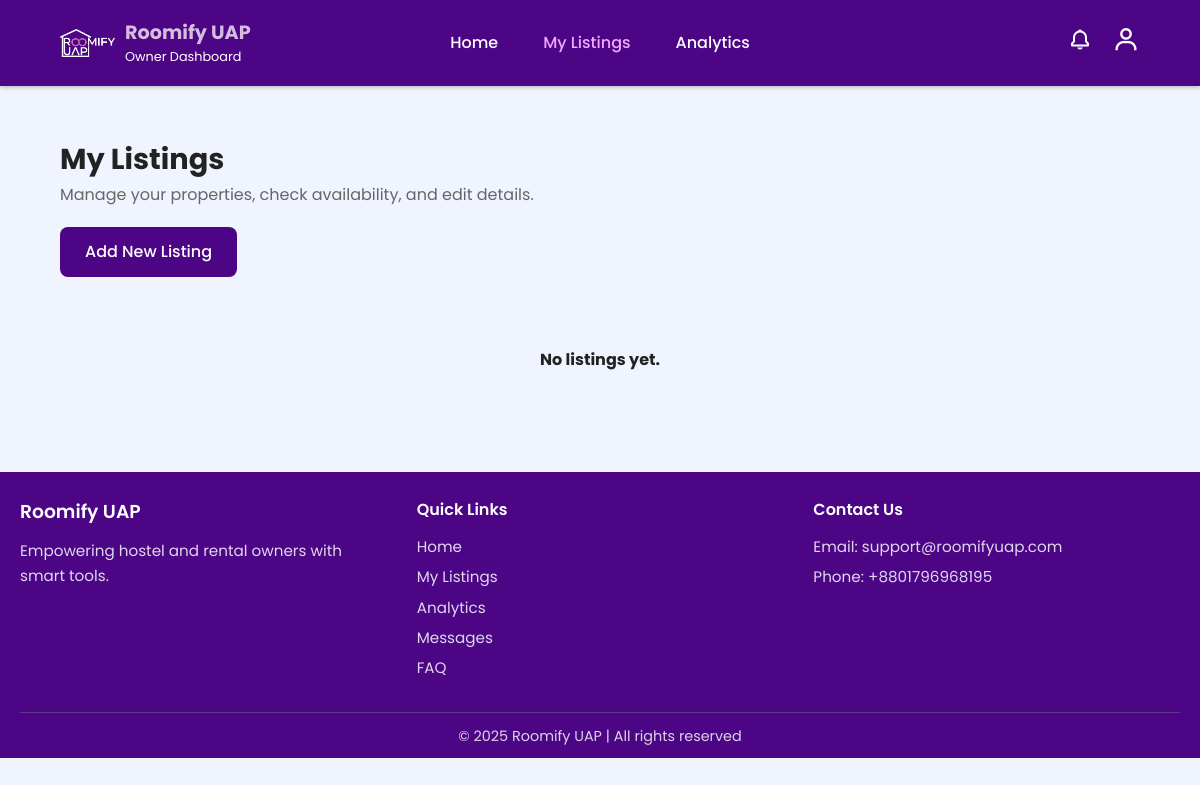
/dashboard/owner/listings/ (signed in), run on an earlier commit of the app's database.
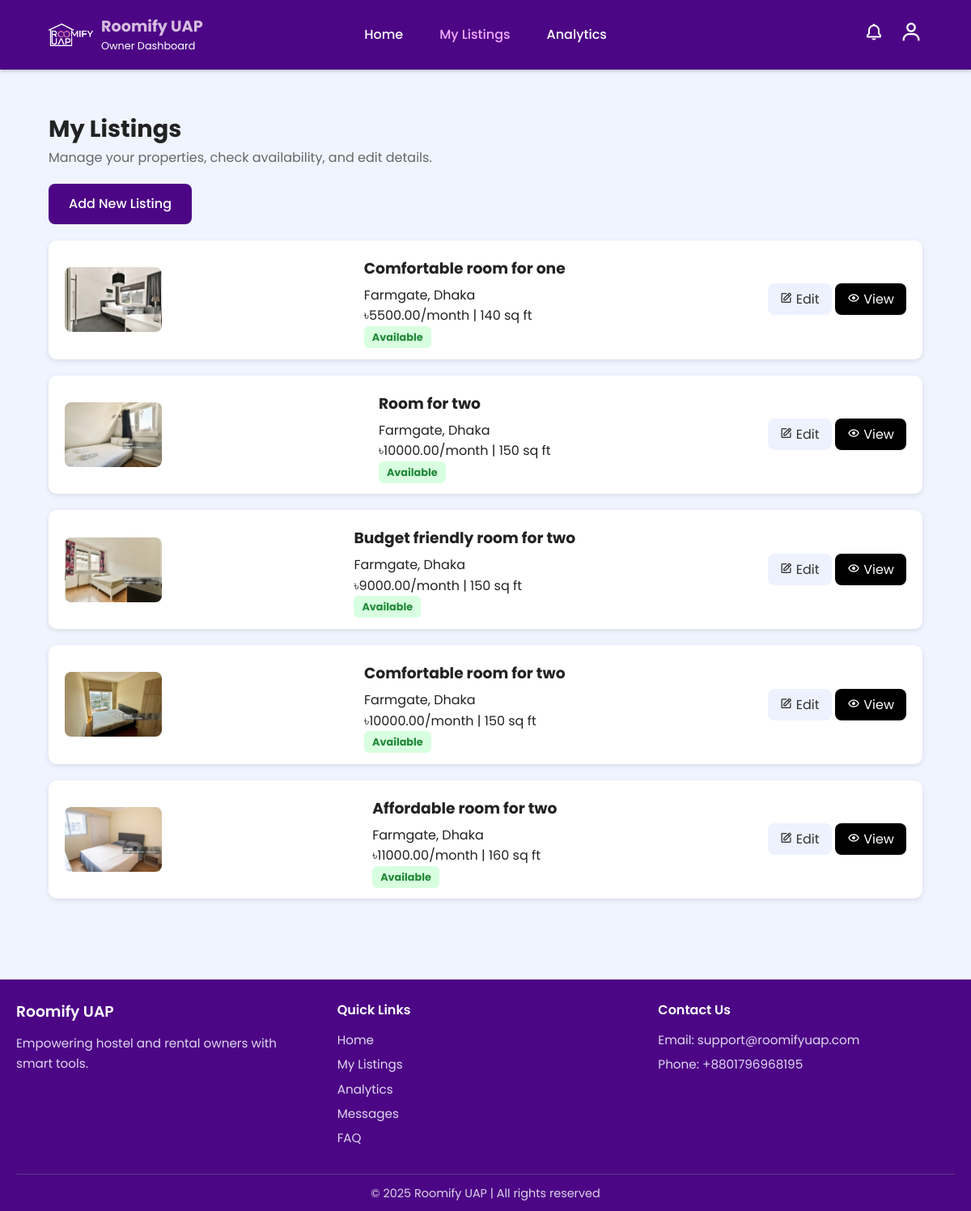
And on a later commit of the database.
### roomify_uap_app/models.py (models this page shows, shortened)
class Listing(models.Model):
    owner = models.ForeignKey(User, on_delete=models.CASCADE, related_name='listings')
    room_title = models.CharField(max_length=200)
    location = models.CharField(max_length=200)
    rent = models.DecimalField(max_digits=10, decimal_places=2)
    room_size = models.IntegerField()
    occupancy = models.IntegerField()
    description = models.TextField()
    image = models.ImageField(upload_to='listing_images/', blank=True, null=True)
    created_at = models.DateTimeField(auto_now_add=True)
    occupied = models.BooleanField(default=False)  # Added for analytics

### roomify_uap_app/views.py (the view)
        def _wrapped(request, *args, **kwargs):
            profile = Profile.objects.filter(user=request.user).first()
            if not profile or profile.role != role:
                messages.error(request, "Access denied.")
                return redirect('home')
            return view_func(request, *args, **kwargs)

### roomify_uap_app/views.py (called while the page is built)
def role_required(role):
    def decorator(view_func):
        def _wrapped(request, *args, **kwargs):
            profile = Profile.objects.filter(user=request.user).first()
            if not profile or profile.role != role:
                messages.error(request, "Access denied.")
                return redirect('home')
            return view_func(request, *args, **kwargs)
        return _wrapped
    return decorator

@login_required
@role_required('owner')
def owner_listings(request):
    profile = Profile.objects.filter(user=request.user).first()
    if not profile or profile.role != 'owner':
        messages.error(request, "Access denied.")
        return redirect('home')
    listings = Listing.objects.filter(owner=request.user).order_by('-created_at')
    notifications = BookingRequest.objects.filter(owner=request.user, status='pending')
    notification_count = notifications.count()
    context = {
        'listings': listings,
        'notifications': notifications,
        'notification_count': notification_count,
    }
    return render(request, 'owner_listings.html', context)

### roomify_uap_app/templates/owner_listings.html (shortened to what this page needs)
{% load static %}
<!DOCTYPE html>
<html lang="en">
<head>
  <link href="https://unpkg.com/boxicons@2.1.4/css/boxicons.min.css" rel="stylesheet" />
  <link rel="stylesheet" href="{% static 'css/owner_pages_styles.css' %}" />
</head>
<body>
<header class="navbar">
  <div class="logo">
    <img src="{% static 'images/ROOMIFY.png' %}" alt="Logo" />
    <div class="logo-text">
      <h2>Roomify UAP</h2>
      <p>Owner Dashboard</p>
    </div>
  </div>
  <nav class="nav-links">
    <a href="{% url 'owner_dashboard' %}">Home</a>
    <a class="active" href="{% url 'owner_listings' %}">My Listings</a>
    <a href="{% url 'owner_analytics' %}">Analytics</a>
  </nav>
  <div class="profile-section">
    <div class="notification-icon" id="notifBellWrapper">
      <i class="bx bx-bell" id="notifBell"></i>
    </div>
    <div class="profile-dropdown">
      <i class="bx bx-user"></i>
    </div>
  </div>
</header>
<section class="page-header">
  <h1>My Listings</h1>
  <p>Manage your properties, check availability, and edit details.</p>
  <div style="margin-top: 20px;">
    <a href="{% url 'post_new_listing' %}" class="add-listing-btn">Add New Listing</a>
  </div>
</section>
<section class="listing-section">
  {% if listings %}
    {% for listing in listings %}
      <div class="listing-card">
        {% if listing.image %}
          <img src="{{ listing.image.url }}" alt="{{ listing.room_title|default:"No Image" }}" />
        {% else %}
          <img src="{% static 'images/placeholder.jpg' %}" alt="No Image" />
        {% endif %}
        <div class="listing-info">
          <h3>{{ listing.room_title|default:"Untitled Room" }}</h3>
          <p>{{ listing.location|default:"Unknown Location" }}</p>
          <p>৳{{ listing.rent|default:"0" }}/month | {{ listing.room_size|default:"N/A" }} sq ft</p>
          <span class="status {% if listing.is_rented %}rented{% else %}available{% endif %}">
            {% if listing.is_rented %}Rented{% else %}Available{% endif %}
          </span>
        </div>
        <div class="actions">
          <a href="{% url 'edit_listing' listing.id %}" class="edit"><i class="bx bx-edit"></i> Edit</a>
          <a href="{% url 'view_listing' listing.id %}" class="view"><i class="bx bx-show"></i> View</a>
        </div>
      </div>
    {% endfor %}
  {% else %}
    <div style="text-align:center; margin-top:50px;">
      <b>No listings yet.</b>
    </div>
  {% endif %}
</section>
<footer class="footer">
  <div class="footer-content">
    <div class="footer-section">
      <h3>Roomify UAP</h3>
      <p>Empowering hostel and rental owners with smart tools.</p>
    </div>
    <div class="footer-section">
      <h4>Quick Links</h4>
      <ul>
        <li><a href="{% url 'owner_dashboard' %}">Home</a></li>
        <li><a href="{% url 'owner_listings' %}">My Listings</a></li>
        <li><a href="{% url 'owner_analytics' %}">Analytics</a></li>
        <li><a href="{% url 'owner_messages' %}">Messages</a></li>
        <li><a href="#">FAQ</a></li>
      </ul>
    </div>
    <div class="footer-section">
      <h4>Contact Us</h4>
      <ul>
        <li>Email: support@roomifyuap.com</li>
        <li>Phone: +8801796968195</li>
      </ul>
    </div>
  </div>
  <div class="footer-bottom">© 2025 Roomify UAP | All rights reserved</div>
</footer>
</body>
</html>

What changed in the data, as far as the page shows it:
added Listing: image (picture), room_title "Comfortable room for one", location "Farmgate, Dhaka", rent "5500.00", room_size "140"
added Listing: image (picture), room_title "Room for two", location "Farmgate, Dhaka", rent "10000.00", room_size "150"
added Listing: image (picture), room_title "Budget friendly room for two", location "Farmgate, Dhaka", rent "9000.00", room_size "150"
added Listing: image (picture), room_title "Comfortable room for two", location "Farmgate, Dhaka", rent "10000.00", room_size "150"
added Listing: image (picture), room_title "Affordable room for two", location "Farmgate, Dhaka", rent "11000.00", room_size "160"
Also different on the page:
text no longer shown: "No listings yet."
